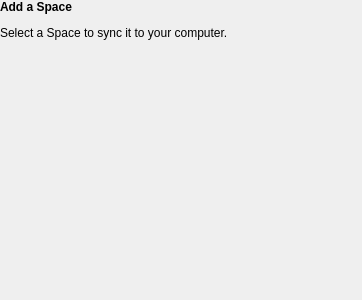
<?xml version="1.0" encoding="UTF-8"?>
<ui version="4.0">
 <class>SpacesPage</class>
 <widget class="QWidget" name="SpacesPage">
  <property name="geometry">
   <rect>
    <x>0</x>
    <y>0</y>
    <width>362</width>
    <height>300</height>
   </rect>
  </property>
  <layout class="QVBoxLayout" name="verticalLayout">
   <property name="leftMargin">
    <number>0</number>
   </property>
   <property name="topMargin">
    <number>0</number>
   </property>
   <property name="rightMargin">
    <number>0</number>
   </property>
   <property name="bottomMargin">
    <number>0</number>
   </property>
   <item>
    <widget class="QLabel" name="label">
     <property name="text">
      <string>&lt;html&gt;&lt;head/&gt;&lt;body&gt;&lt;p&gt;&lt;span style=&quot; font-weight:700;&quot;&gt;Add a Space&lt;/span&gt;&lt;/p&gt;&lt;p&gt;Select a Space to sync it to your computer.&lt;/p&gt;&lt;/body&gt;&lt;/html&gt;</string>
     </property>
    </widget>
   </item>
   <item>
    <widget class="APP::Spaces::SpacesBrowser" name="widget" native="true">
     <property name="sizePolicy">
      <sizepolicy hsizetype="Expanding" vsizetype="Expanding">
       <horstretch>0</horstretch>
       <verstretch>0</verstretch>
      </sizepolicy>
     </property>
    </widget>
   </item>
  </layout>
 </widget>
 <customwidgets>
  <customwidget>
   <class>APP::Spaces::SpacesBrowser</class>
   <extends>QWidget</extends>
   <header>gui/spaces/spacesbrowser.h</header>
   <container>1</container>
  </customwidget>
 </customwidgets>
 <resources/>
 <connections/>
</ui>
